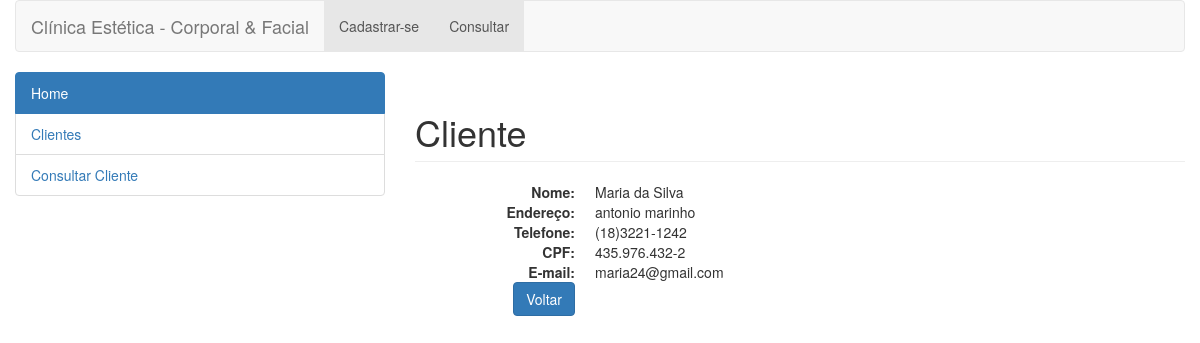
Page /view/visualizarPessoa.php?id=5 on the committed database.
### tables this page shows
CREATE TABLE `pessoa` (
  `id` int(11) NOT NULL,
  `nome` varchar(50) NOT NULL,
  `endereco` varchar(50) NOT NULL,
  `telefone` varchar(13) NOT NULL,
  `email` varchar(50) NOT NULL,
  `cpf` varchar(15) NOT NULL,
  `senha` varchar(50) DEFAULT NULL
);

### Conexao.php (called while the page is built, shortened)
<?php
class Conexao {
 public static $instance;
    public static function getInstance() {
        if (!isset(self::$instance)) {
            self::$instance = new PDO('mysql:host=localhost;dbname=teste', 'root', '',
 array(PDO::MYSQL_ATTR_INIT_COMMAND => "SET NAMES utf8"));
            self::$instance->setAttribute(PDO::ATTR_ERRMODE, PDO::ERRMODE_EXCEPTION);
            self::$instance->setAttribute(PDO::ATTR_ORACLE_NULLS, PDO::NULL_EMPTY_STRING);
        }
        return self::$instance;
    }
}

### view/visualizarPessoa.php (the view, shortened to what this page needs)
<?php
require_once '../cabecalho.php';
require_once '../Conexao.php';
$id = $_GET['id'];
$stmt = Conexao::getInstance()->prepare("select * from pessoa where id = '$id'");
$stmt->execute();
?>
<div class="col-xs-8 ">
  <h1 class="page-header">Cliente</h1>
  <?php while ($res = $stmt->fetch(PDO::FETCH_ASSOC)) { ?>
   <dl class="dl-horizontal" >
   <dt> Nome: </dt>
   <dd> <?php echo $res['nome']; ?></dd>
   <dt> Endereço: </dt>
   <dd><?php echo $res['endereco']; ?></dd>
   <dt>Telefone:</dt>
   <dd><?php echo $res['telefone']; ?></dd>
   <dt>CPF:</dt>
   <dd><?php echo $res['cpf']; ?> </dd>
   <dt>E-mail:<dt>
   <dd><?php echo $res['email']; ?></dd>
   <dt><?php echo "<a href='listarPessoa.php' class='btn btn-primary'>Voltar</a>"?></dt>
  <?php } ?>
</dl>
</div>
</body>
</html>

### rows in the picture
pessoa: nome "Maria da Silva", endereco "antonio marinho", telefone "(18)3221-1242", cpf "435.976.432-2", email "maria24@gmail.com"
